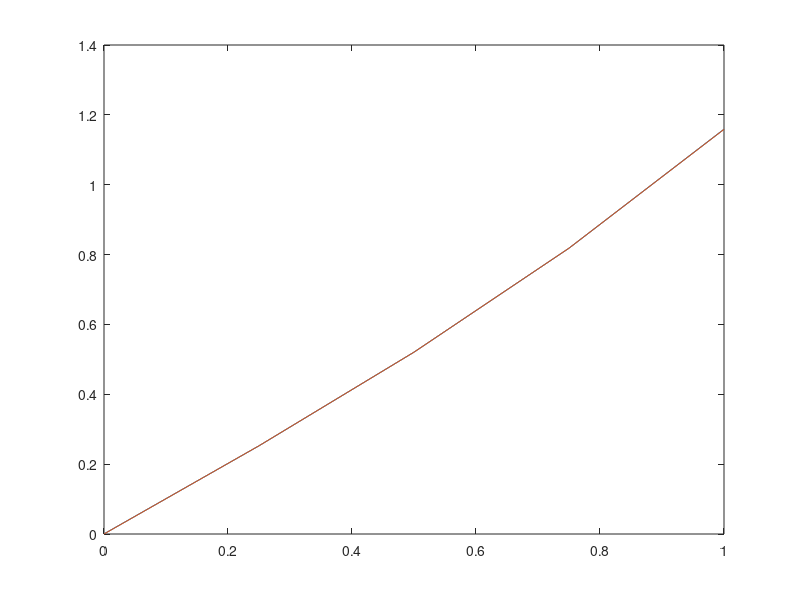

Here is the MATLAB script that generated this plot:
clc; clear all; close all

N=5;
x=linspace(0,1,N)';
h=x(2)-x(1);

y=cos(x)+x.^2-3;
dye=-sin(x)+2*x;

P=diag(4/6*ones(N,1))+diag(1/6*ones(N-1,1),1)+diag(1/6*ones(N-1,1),-1);
P=sparse(P);

a=-103/72; b=91/36; c=-7/4; d=29/36; e=-11/72;
Q=(diag(ones(N-1,1),1)-diag(ones(N-1,1),-1))/2;
Q(1,1)=a;
Q(1,2)=b;
Q(1,3)=c;
Q(1,4)=d;
Q(1,5)=e;
Q(end,end)=-a;
Q(end,end-1)=-b;
Q(end,end-2)=-c;
Q(end,end-3)=-d;
Q(end,end-4)=-e;
Q=sparse(Q)/h;

w=Q*y;
dy=P\w;

err=norm(dy-dye)

figure(1)
plot(x,dy,x,dye)
